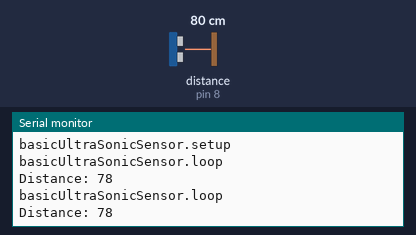
A sketch run on a simulated Arduino Uno, built with avr-gcc and run on an emulated ATmega328P. Shown: the last lines printed to the serial monitor. Wiring (inferred from the names in the program): ultrasonic range finder: trigger pin 7; echo pin 8. Inputs (shaded band) come from the test bench; at power-on: distance to the obstacle (sensor on pin 8) 80 cm. The echo pulse lasts 58.3 µs per cm.

Above: at 1.8 s.
1.9 s: distance to the obstacle (sensor on pin 8) set to 2 cm
At 2.8 s:
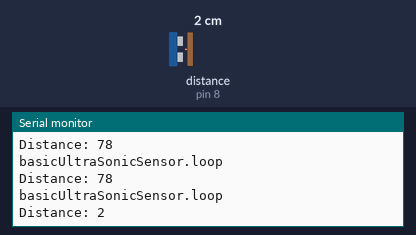
3.4 s: distance to the obstacle (sensor on pin 8) set to 4 cm
At 4.5 s:
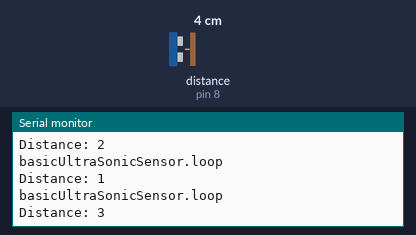
Timing chart, 0 to 6.4 s (numbered marks = the images above; inputs shaded):
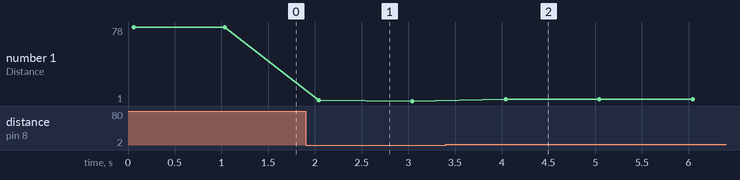

The sketch:

basicUltraSonicSensor.ino
```cpp
//set distance sensor pins
#define TRIG_PIN 7
#define ECHO_PIN 8

//-------------------------------------------------------------------
//numvar getdist(void) {
//-------------------------------------------------------------------
int getdist(void) {
  long duration;
  int distance;

  digitalWrite(TRIG_PIN, LOW);
  delayMicroseconds(2);
  digitalWrite(TRIG_PIN, HIGH);
  delayMicroseconds(10);
  digitalWrite(TRIG_PIN, LOW);
  duration = pulseIn(ECHO_PIN, HIGH);
  //distance = (duration/2) / 29.1;
  distance = duration*0.034/2;

//  Serial.print("distance: "); Serial.println(distance);
  return distance;
}

//-------------------------------------------------------------------
void setup() {
  Serial.begin(9600);
  Serial.println("basicUltraSonicSensor.setup");

  pinMode(TRIG_PIN, OUTPUT);
  pinMode(ECHO_PIN, INPUT);
}

//-------------------------------------------------------------------
void loop() {
  Serial.println("basicUltraSonicSensor.loop");
  Serial.print("Distance: ");
  Serial.println(getdist());
  delay(1000);
}
```

Measured:
- after the input at 1.9 s, the serial monitor: prints a new line after 0.14 s (image 1)
- after the input at 3.4 s, the serial monitor: prints a new line after 0.64 s (image 2)
- plotted number 1: 78 → 1 after the input at 1.9 s, 1 → 3 after the input at 3.4 s
